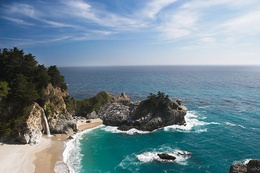
%> input picture data/sea.jpg, 260 x 173 px, shrunk from 1280 x 853 before the run
$ octave seamCarvingTester.m   (GNU Octave 9; MATLAB toolbox functions it lacks are replaced by stand-ins)
%> lines starting %> are read from the running program, lines starting %| are printed output that depends on the picture; in (x1, y1, x2, y2) boxes, pixels count from 0 and x2, y2 are one past the last pixel; in counts of white or black regions, pixels touching at a corner belong together; the program's own positions count from 1
### code/seamCarving.m
% (C) Copyright Kirill Lykov 2013.
%
% Distributed under the FreeBSD Software License (See accompanying file license.txt)

function [image, optSeamMask, energy] = seamCarving(image, newSize)
% apply seam carving to the image
% following paper by Avidan and Shamir '07
    sizeReductionX = size(image, 1) - newSize(1);
    sizeReductionY = size(image, 2) - newSize(2);

    mmax = @(left, right) max([left right]);

    [image, optSeamMask, energy] = seamCarvingReduce([mmax(0, sizeReductionX), mmax(0, sizeReductionY)], image);
end

function [image, optSeamMask, energy] = seamCarvingReduce(sizeReduction, image)
    if (sizeReduction == 0)
        return;
    end;
    [T, transBitMask] = findTransportMatrix(sizeReduction, image);
    [image, optSeamMask, energy] = DeleteSeams(transBitMask, sizeReduction, image, @reduceImageByMask);
end

### code/findTransportMatrix.m
function [T, transBitMask] = findTransportMatrix(sizeReduction, image)
% find optimal order of removing raws and columns

    T = zeros(sizeReduction(1) + 1, sizeReduction(2) + 1, 'double');
    transBitMask = ones(size(T)) * -1;

    % fill in borders
    imageNoRow = image;
    for i = 2 : size(T, 1)
        energy = energyRGB(imageNoRow);
        [optSeamMask, seamEnergyRow] = findOptSeam(energy');
        imageNoRow = reduceImageByMask(imageNoRow, optSeamMask, 0);
        transBitMask(i, 1) = 0;

        T(i, 1) = T(i - 1, 1) + seamEnergyRow;
    end;

    imageNoColumn = image;
    for j = 2 : size(T, 2)
        energy = energyRGB(imageNoColumn);
        [optSeamMask, seamEnergyColumn] = findOptSeam(energy);
        imageNoColumn = reduceImageByMask(imageNoColumn, optSeamMask, 1);
        transBitMask(1, j) = 1;

        T(1, j) = T(1, j - 1) + seamEnergyColumn;
    end;

    % [10 lines of commented-out code are left out]
    for i = 2 : size(T, 1)

        imageWithoutRow = image; % copy for deleting columns

        for j = 2 : size(T, 2)
            energy = energyRGB(imageWithoutRow);

            [optSeamMaskRow, seamEnergyRow] = findOptSeam(energy');
            imageNoRow = reduceImageByMask(imageWithoutRow, optSeamMaskRow, 0);

            [optSeamMaskColumn, seamEnergyColumn] = findOptSeam(energy);
            imageNoColumn = reduceImageByMask(imageWithoutRow, optSeamMaskColumn, 1);

            neighbors = [(T(i - 1, j) + seamEnergyRow) (T(i, j - 1) + seamEnergyColumn)];
            [val, ind] = min(neighbors);

            T(i, j) = val;
            transBitMask(i, j) = ind - 1;

            % move from left to right
            imageWithoutRow = imageNoColumn;
        end;

        energy = energyRGB(image);
        [optSeamMaskRow, seamEnergyRow] = findOptSeam(energy');
        % move from top to bottom
        image = reduceImageByMask(image, optSeamMaskRow, 0);
    end;

end

### code/energyRGB.m
function res = energyRGB(I)
%%%%%%%%%%%%%%%%%%%%%%%%%%%%%%%%%%%
% Sum up the enery for each channel
%%%%%%%%%%%%%%%%%%%%%%%%%%%%%%%%%%%
	res = energyGrey(I(:, :, 1)) + energyGrey(I(:, :, 2)) + energyGrey(I(:, :, 3));
end

function res = energyGrey(I)
%%%%%%%%%%%%%%%%%%%%%%%%%%%%%%%%
% returns energy of all pixelels
% e = |dI/dx| + |dI/dy|
%%%%%%%%%%%%%%%%%%%%%%%%%%%%%%%%
    res = abs(imfilter(I, [-1,0,1], 'replicate')) + abs(imfilter(I, [-1;0;1], 'replicate'));
end

### code/findOptSeam.m
function [optSeamMask, seamEnergy] = findOptSeam(energy)
%%%%%%%%%%%%%%%%%%%%%%%%%%%%%%%%%%%%%%%%%%%%%%%%%
% Following paper by Avidan and Shamir `07
% Finds optimal seam by the given energy of an image
% Returns mask with 0 mean a pixel is in the seam
% You only need to implement vertical seam. For
% horizontal case, just using the same function by
% giving energy for the transpose image I'.
%%%%%%%%%%%%%%%%%%%%%%%%%%%%%%%%%%%%%%%%%%%%%%%%%

    % Find M for vertical seams
    % Add one element of padding in vertical dimension
    % to avoid handling border elements
    M = padarray(energy, [0 1], realmax('double'));

    sz = size(M);

    % For all rows starting from second row, fill in the minimum
    % energy for all possible seam for each (i,j) in M, which
    % M[i, j] = e[i, j] + min(M[i - 1, j - 1], M[i - 1, j], M[i - 1, j + 1]).

    %%%%%%%%%%%%%%%%%%
    % YOUR CODE HERE:
    %%%%%%%%%%%%%%%%%%
    for i = 2 : sz(1)
        for j = 2 : (sz(2) - 1)
            neighbors = [M(i - 1, j - 1) M(i - 1, j) M(i - 1, j + 1)];
            M(i, j) = M(i, j) + min(neighbors);
        end
    end
    %%%%%%%%%%%%%%%%%%
    % END OF YOUR CODE
    %%%%%%%%%%%%%%%%%%


    % Find the minimum element in the last raw of M
    [val, indJ] = min(M(sz(1), :));
    seamEnergy = val;
    fprintf('Min Energy: %.2f\n', seamEnergy);

    % Initial for optimal seam mask
    optSeamMask = zeros(size(energy), 'uint8');

    % Traverse back the path of seam with minimum energy
    % and update optimal seam mask, which (i,j) value of
    % a seam should be set to 1 here
    % (Aware the size of mask and the M is different)

    %%%%%%%%%%%%%%%%%%
    % YOUR CODE HERE:
    %%%%%%%%%%%%%%%%%%
    for i = sz(1) : -1 : 2
        optSeamMask(i, indJ - 1) = 1; % -1 because of padding on 1 element from left
        neighbors = [M(i - 1, indJ - 1) M(i - 1, indJ) M(i - 1, indJ + 1)];
        [val, indIncr] = min(neighbors);

        seamEnergy = seamEnergy + val;

        indJ = indJ + (indIncr - 2); % (x - 2): [1,2]->[-1,1]]
    end
    optSeamMask(1, indJ - 1) = 1; % -1 because of padding on 1 element from left
    %%%%%%%%%%%%%%%%%%
    % END OF YOUR CODE
    %%%%%%%%%%%%%%%%%%

    % convert the mask to logical
    optSeamMask = ~optSeamMask;


end

### code/DeleteSeams.m
function [image, optSeamMask, energy] = DeleteSeams(transBitMask, sizeReduction, image, operation)
% delete seams following optimal way
    i = size(transBitMask, 1);
    j = size(transBitMask, 2);

    for it = 1 : (sizeReduction(1) + sizeReduction(2))

        energy = energyRGB(image);
        if (transBitMask(i, j) == 0)
            [optSeamMask, seamEnergyRaw] = findOptSeam(energy');
            image = operation(image, optSeamMask, 0);
            i = i - 1;
        else
            [optSeamMask, seamEnergyColumn] = findOptSeam(energy);
            image = operation(image, optSeamMask, 1);
            j = j - 1;
        end;

    end;

end

### code/reduceImageByMask.m
function imageReduced = reduceImageByMask( image, seamMask, isVertical )
%%%%%%%%%%%%%%%%%%%%%%%%%%%%%%%%%%%%%%%%%%%%%%%%%%%%%%%%%%%%%%%
% Removes pixels by input mask
% Removes vertical line if isVertical == 1, otherwise horizontal
%%%%%%%%%%%%%%%%%%%%%%%%%%%%%%%%%%%%%%%%%%%%%%%%%%%%%%%%%%%%%%%
    if (isVertical)
        imageReduced = reduceImageByMaskVertical(image, seamMask);
    else
        imageReduced = reduceImageByMaskHorizontal(image, seamMask');
    end;
end

function imageReduced = reduceImageByMaskVertical(image, seamMask)
    % Note that the type of the mask is logical and you
    % can make use of this.

    %%%%%%%%%%%%%%%%%%
    % YOUR CODE HERE:
    %%%%%%%%%%%%%%%%%%
    imageReduced = zeros(size(image, 1), size(image, 2) - 1, size(image, 3));
    for i = 1 : size(seamMask, 1)
        imageReduced(i, :, 1) = image(i, seamMask(i, :), 1);
        imageReduced(i, :, 2) = image(i, seamMask(i, :), 2);
        imageReduced(i, :, 3) = image(i, seamMask(i, :), 3);
    end
    %%%%%%%%%%%%%%%%%%
    % END OF YOUR CODE
    %%%%%%%%%%%%%%%%%%
end

% [14 lines left out: function reduceImageByMaskHorizontal, not called in this run]

### code/seamCarvingTester.m
%%%%%%%%%%%%%%%%%%%%%%%%%%%%%%%%%%%%%%%%%%%%%%%%%%%%%%%%%%%%%%%%%%%%%%%%%%%%%
% This script tests your implementation of seamCarving function, and you can
% also use it for resizing your own images.
%%%%%%%%%%%%%%%%%%%%%%%%%%%%%%%%%%%%%%%%%%%%%%%%%%%%%%%%%%%%%%%%%%%%%%%%%%%%%

%% Clear all
clear; close all; clc;

%% Load data
image = imread('data/sea.jpg');
%> image is the input picture: size 173x260x3 uint8; mean R, G, B 113.1, 136.4, 148.3
sz = size(image);
%> sz = [173 260 3]
% resize image to half size
image = imresize(image, [floor(sz(1)/3), floor(sz(2)/3)]);
%> image: size 57x86x3 uint8
sz = size(image);
%> sz = [57 86 3]
figure
imshow(image)
imwrite(image, 'results/image.jpg')
title('image')

%% Image resizing
% apply seam carving
tic
[image_seamCarving, Mask, energy] = seamCarving(double(image), [sz(1), floor(sz(2)/2)]);
%> after the loop in findTransportMatrix, `for i = 2 : size(T, 1)`: T = 44 values from 0 to 0; transBitMask = 44 values from -1 to -1
%> the loop in findTransportMatrix, `for j = 2 : size(T, 2)` made 43 passes
%> seamEnergyColumn on passes 1 to 12: 47746, 48666, 49724, 50578, 51015, 53043, 54930, 54313, 56471, 57408, 58650, 59421
%| Min Energy: 1724.00
%| Min Energy: 1824.00
%| Min Energy: 1823.00
%| Min Energy: 1892.00
%| Min Energy: 1889.00
%| Min Energy: 1965.00
%| Min Energy: 2068.00
%| Min Energy: 2073.00
%> (further printed lines are left out)
%> pass 1, in energyGrey (call 3), `res = abs(imfilter(I, [-1,0,1], 'replicate')) + abs(imfilter(I, [-1;0;..`:
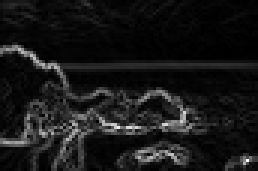
%> res: size 57x86 double (shown 3 times larger); min 0, max 296, mean 28; drawn with min black and max white
%> after the loop in findTransportMatrix, `for j = 2 : size(T, 2)`:
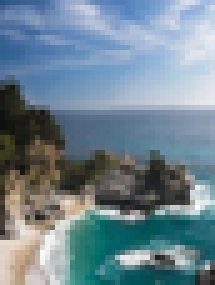
%> imageNoColumn: size 57x43x3 double (shown 5 times larger); mean R, G, B 111.5, 133.2, 145.4
%> after the loop in findTransportMatrix, `for j = 2 : size(T, 2)`: T = 44 values from 0 to 3204870; transBitMask = 44 values from -1 to 1
%> in seamCarvingReduce, `[T, transBitMask] = findTransportMatrix(sizeReduction, image);`: T = 44 values from 0 to 3204870; transBitMask = 44 values from -1 to 1
%> the loop in DeleteSeams, `for it = 1 : (sizeReduction(1) + sizeReduction(2))` made 43 passes
%> seamEnergyColumn on passes 1 to 12: 47746, 48666, 49724, 50578, 51015, 53043, 54930, 54313, 56471, 57408, 58650, 59421
%| Min Energy: 1724.00
%| Min Energy: 1824.00
%| Min Energy: 1823.00
%| Min Energy: 1892.00
%| Min Energy: 1889.00
%| Min Energy: 1965.00
%| Min Energy: 2068.00
%| Min Energy: 2073.00
%> (further printed lines are left out)
%> pass 1, in findOptSeam (call 44), `M = padarray(energy, [0 1], realmax('double'));`:
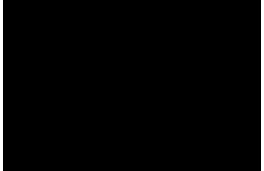
%> M: size 57x88 double (shown 3 times larger); min 2, max 1.8e+308, mean Inf; drawn with min black and max white
%> pass 1, in findOptSeam (call 44), `optSeamMask = ~optSeamMask;`:
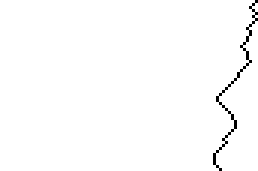
%> optSeamMask: size 57x86 logical (shown 3 times larger); 98.8% white; black in thin lines or dots, all inside (x1, y1, x2, y2) = (71, 0, 86, 57)
%> after the loop in DeleteSeams, `for it = 1 : (sizeReduction(1) + sizeReduction(2))`:
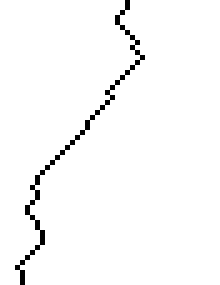
%> optSeamMask: size 57x44 logical (shown 5 times larger); 97.7% white; black in thin lines or dots, all inside (x1, y1, x2, y2) = (3, 0, 29, 57)
%Mask =+Mask;
ImageMask = image;
for i = 1:size(Mask,1)
    for j = 1:size(Mask,2)
        if (Mask(i,j)==0)
            ImageMask(i,j,1) = 0;
            ImageMask(i,j,2) = 0;
            ImageMask(i,j,3) = 0;
        end
    end
end
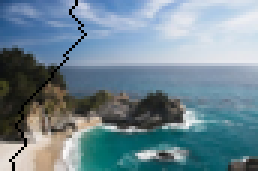
%> ImageMask: size 57x86x3 uint8 (shown 3 times larger); mean R, G, B 111.9, 135.1, 146.8
figure
imshow(ImageMask)
imwrite(ImageMask, 'results/mask.jpg')
title('Mask')
figure
imshow(uint8(energy))
imwrite(energy, 'results/energy.jpg')
title('energy')
figure
imshow(uint8(image_seamCarving))
imwrite(image_seamCarving, 'results/seamcarving.jpg')
title('image seamCarving')
toc
% apply scaling
image_scaling_width = imresize(image, [sz(1), floor(sz(2)/2)]);
figure
imshow(image_scaling_width)
imwrite(image_scaling_width, 'image_scaling_width.jpg')
title('image scaling width')
% apply cropping
image_crop_width = imcrop(image, [1, 1, floor(sz(2)/2), sz(1)]);
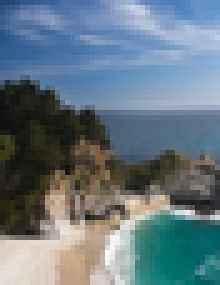
%> image_crop_width: size 57x44x3 uint8 (shown 5 times larger); mean R, G, B 101, 119.4, 129.9
figure
imshow(image_crop_width)
imwrite(image_crop_width, 'image_crop_width.jpg')
title('image crop width')
